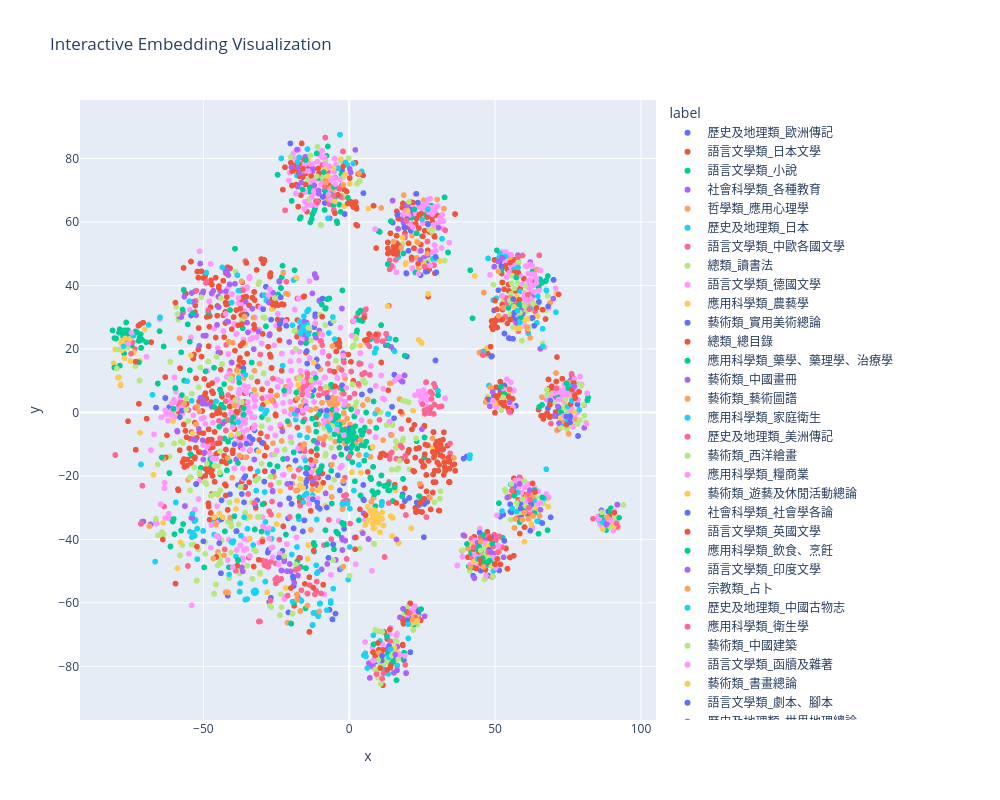

The cell this chart's notebook holds for it:
### Code cell
print(all_embeddings.shape)
plot_embeddings_plotly(all_embeddings, titles=df['bi_title'], labels=df['category'], method='tsne')
